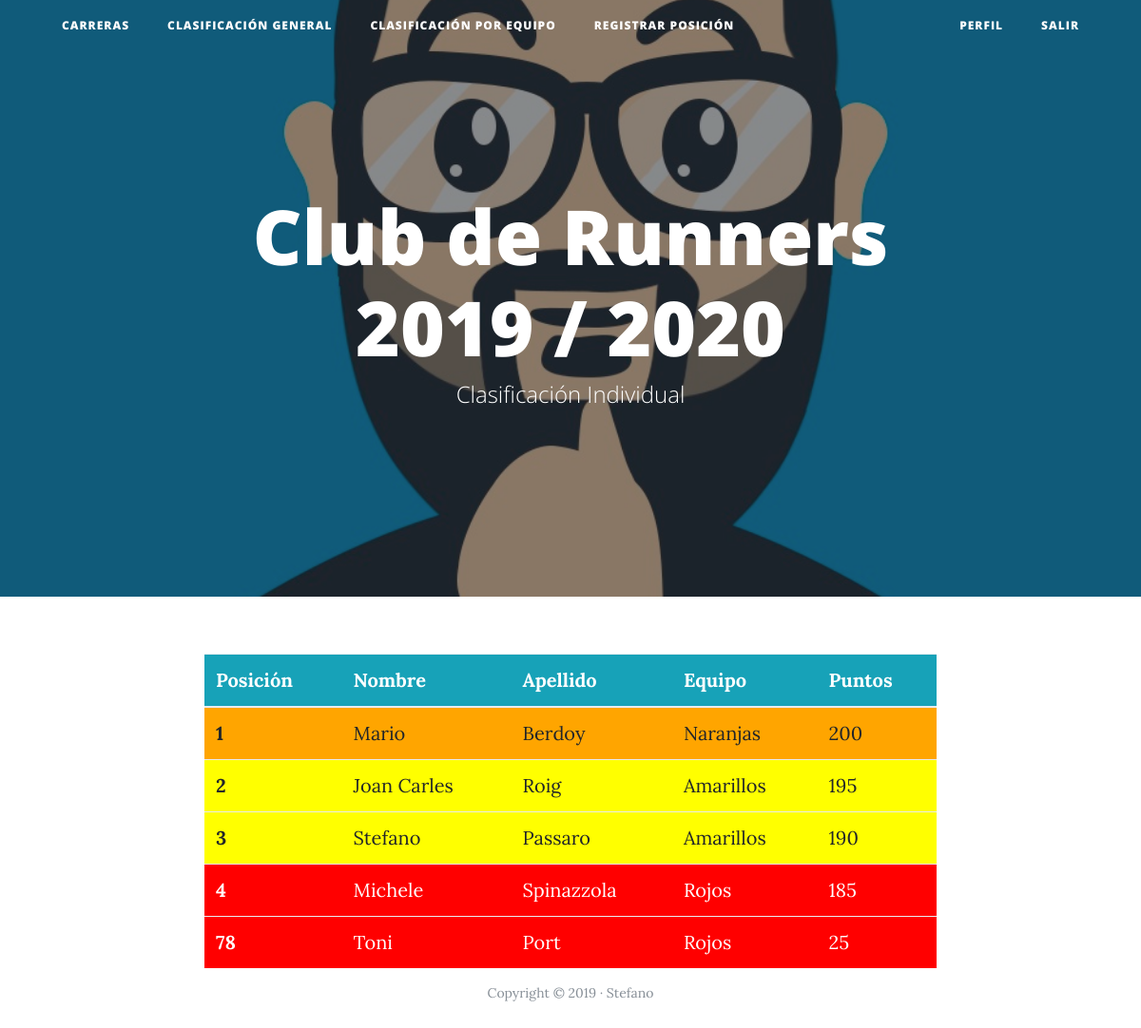
Page /resultados/2/ (signed in) on the committed database.
### carreras/models.py (models this page shows, shortened)
class carreras(models.Model):
    name=models.CharField(verbose_name="Nombre", max_length=100, unique_for_date="date",null=False)
    date=models.DateField(verbose_name="Fecha",null=False)
    description = models.TextField()
    image = models.ImageField(upload_to="carreras", verbose_name="Imagen", blank=True, null=True)
    created = models.DateField(auto_now_add=True, verbose_name="Fecha creación")
    modified = models.DateField(auto_now=True, verbose_name="Fecha edición")
    class Meta:
        verbose_name = 'Carrera'
        verbose_name_plural = 'Carreras'

class individual(models.Model):
    name=models.ForeignKey('carreras', verbose_name="Nombre", max_length=100,null=False, on_delete=models.CASCADE)
    number=models.SmallIntegerField(verbose_name="Posición",null=False)
    runners=models.ForeignKey('runners', on_delete=models.CASCADE,null=False)
    score=models.SmallIntegerField('Puntuación', null=False)
    class Meta:
        verbose_name = 'Clasificación Individual'
        verbose_name_plural = 'Clasificación Individual'
        ordering = ['number']
        unique_together = (("name", "number"),("name", "runners"), ("name", "runners" ,"number"))

class runners(models.Model):
    SEX = [
    ('H', 'Hombre'),
    ('M', 'Mujer'),
]
    name=models.CharField(verbose_name="Nombre", max_length=100,null=False)
    surname=models.CharField(verbose_name="Apellido", max_length=100,null=False)
    sex=models.CharField(verbose_name="Sexo", max_length=2,null=False, choices=SEX)
    team=models.ForeignKey('equipo', on_delete=models.CASCADE,null=False)
    user=models.OneToOneField(User, on_delete=models.CASCADE,null=True, blank=True)
    class Meta:
        verbose_name = 'Runner'
        verbose_name_plural = 'Runners'

class equipo(models.Model):
    name=models.CharField(verbose_name="Equipo", max_length=100, unique=True, null=False)
    color=models.CharField(verbose_name="Color", max_length=100)
    class Meta:
        verbose_name = 'Equipo'
        verbose_name_plural = 'Equipos'
    def __str__(self):
        return self.name

### carreras/views.py (the view, shortened to what this page needs)
# urls.py: path('resultados/<int:pk>/', views.CarrerasResultsDetailView.as_view(), name="resultados"),
@method_decorator(login_required, name='dispatch')
class CarrerasResultsDetailView(DetailView):
    model = carreras
    template_name = 'carreras/individual.html'
    context_object_name="resultados"
    def get_object(self, queryset=None):
        pk = self.kwargs.get(self.pk_url_kwarg)
        carrera=carreras.objects.get(id=pk)
        resultados=individual.objects.filter(name=carrera)
        return resultados
    def get_context_data(self, **kwargs):
        context = super().get_context_data(**kwargs)
        context['datoscarreras']=carreras.objects.get(id=self.kwargs['pk'])
        return context
    def activa(self):
        return carrera_activa.objects.filter(status=True)

### carreras/templates/carreras/individual.html (shortened to what this page needs)
{% extends 'core/base.html' %}
{% load static %}
{% block subtitle %} Clasificación Individual                      {%endblock%}
{% block bigphoto %} url('{{datoscarreras.image.url}}')    {%endblock%}
{% block content %}
    <footer>
      <div class="container-fluid">
        <div class="row">
          <div class="col-lg-8 col-md-10 mx-auto">
<table class="table">
  <thead class="text-white bg-info">
    <tr>
      <th scope="col">Posición</th>
      <th scope="col">Nombre</th>
      <th scope="col">Apellido</th>
      <th scope="col">Equipo</th>
      <th scope="col">Puntos</th>
    </tr>
  </thead>
  <tbody>
    {% for item in resultados %}
    <tr bgcolor="{{item.runners.team.color}}" {% if item.runners.team.color == "black" or item.runners.team.color == "red" %} style=color:white {% endif %}>
      <th scope="row">{{item.number}}</th>
      <td>{{item.runners.name}}</td>
      <td>{{item.runners.surname}}</td>
      <td>{{item.runners.team}}</td>
      <td>{{item.score}}</td>
    </tr>
        {% endfor %}
  </tbody>
</table>
       <p class="copyright text-muted">Copyright &copy; 2019 · Stefano </p>
          </div>
        </div>
      </div>
    </footer>
{% endblock %}

### core/templates/core/base.html (shortened to what this page needs)
<!DOCTYPE html>
<html lang="es">
  <head>
    {% load static %}
    <link href="{% static 'core/vendor/bootstrap/css/bootstrap.min.css' %}" rel="stylesheet">
    <link href="{% static 'core/vendor/font-awesome/css/font-awesome.min.css' %}" rel="stylesheet" type="text/css">
    <link href="{% static 'core/css/clean-blog.min.css' %}" rel="stylesheet" type="text/css">
  </head>
  <body>
    <nav class="navbar navbar-expand-lg navbar-light fixed-top" id="mainNav">
      <div class="container">
        <div class="collapse navbar-collapse" id="navbarResponsive">
          <ul class="navbar-nav mr-auto">
            <li class="nav-item">
              <a class="nav-link" href="{% url 'carreras'%}">Carreras</a>
            </li>
            <li class="nav-item">
              <a class="nav-link" href="{% url 'general'%}">Clasificación General</a>
            </li>
            <li class="nav-item">
              <a class="nav-link" href="{% url 'equipos'%}">Clasificación por equipo</a>
            </li>
         {%if view.activa %}
            <li class="nav-item">
              <a class="nav-link" href="{% url 'miposicion'%}">Registrar posición</a>
            </li>
          {% endif %}
          </ul>
          <ul class="navbar-nav navbar-right">
          {% if not request.user.is_authenticated %}
            <li class="nav-item">
              <a class="nav-link" href="{% url 'login'%}">Login</a>
            </li>
          {% else %}
            <li class="nav-item">
              <a class="nav-link" href="{% url 'profile'%}">Perfil</a>
            </li>
            <li class="nav-item">
              <a class="nav-link" href="{% url 'logout'%}">Salir</a>
            </li>
          {% endif %}
          </ul>
        </div>
      </div>
    </nav>
    <header class="masthead" style="background-image: {% block bigphoto %} {%endblock%}">
      <div class="overlay"></div>
      <div class="container">
        <div class="row">
          <div class="col-lg-8 col-md-10 mx-auto">
            <div class="site-heading">
              <h1>Club de Runners <br> 2019 / 2020 </h1>
              <span class="subheading">{% block subtitle %} {%endblock%}</span>
            </div>
          </div>
        </div>
      </div>
    </header>
{% block content %}  {% endblock %}
  </body>
</html>

### rows in the picture
carreras: image (placeholder picture)
individual: number "1", runners.name "Mario", runners.surname "Berdoy", runners.team "Naranjas", score "200"
individual: number "2", runners.name "Joan Carles", runners.surname "Roig", runners.team "Amarillos", score "195"
individual: number "3", runners.name "Stefano", runners.surname "Passaro", runners.team "Amarillos", score "190"
individual: number "4", runners.name "Michele", runners.surname "Spinazzola", runners.team "Rojos", score "185"
individual: number "78", runners.name "Toni", runners.surname "Port", runners.team "Rojos", score "25"
